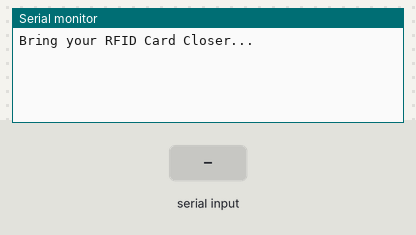
A sketch run on a simulated Arduino Uno, built with avr-gcc and run on an emulated ATmega328P. On the bench: the last lines printed to the serial monitor. Wiring (inferred from the names in the program): DS1307 clock at I2C address 0x68. Inputs (shaded band) come from the test bench. The local clock reads 2024-03-15 10:24:30 at power-on unless the sketch sets it.

Above: at 1.2 s.
1.3 s: "1" received over the second serial link
At 2.3 s:
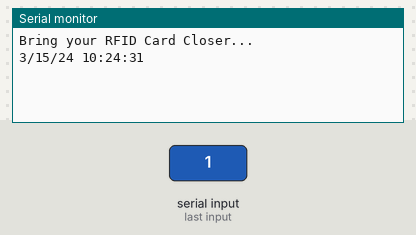
2.8 s: "0" received over the second serial link
At 3.4 s:
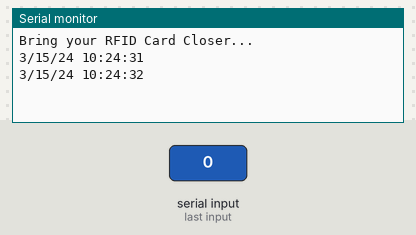
4.3 s: "2" received over the second serial link
At 5.8 s:
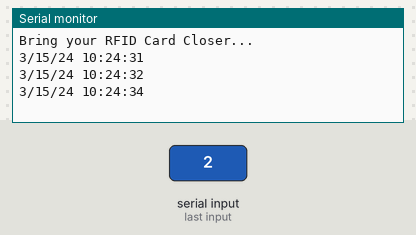

Measured:
- after the input at 1.3 s, the serial monitor: prints a new line at once (image 1)
- after the input at 2.8 s, the serial monitor: prints a new line at once (image 2)
- after the input at 4.3 s, the serial monitor: prints a new line at once (image 3)

The sketch:

rfid_rdm2.ino
```cpp
#include<Wire.h>
#include <SPI.h> // for the RFID and SD card module
#include <SD.h> // for the SD card
#include <RTClib.h> // for the RTC

#include <SoftwareSerial.h>
SoftwareSerial RFID(5,4); // RX and TX

#define DS1307_ADDRESS 0x68


byte bcd2dec (byte val){
  return ((val/16*10)+(val % 16));

  }

int dec2bcd (byte val){
  return ((val/16*10)+(val % 10));

  }


String text;
String CardNumber;

// Create a file to store the data
//File myFile;

// Instance of the class for RTC
RTC_DS1307 rtc;


// Define check in time
const int checkInHour = 9;
const int checkInMinute = 5;

//Variable to hold user check in
int userCheckInHour;
int userCheckInMinute;


void printDate(){

Wire.beginTransmission(DS1307_ADDRESS);
byte zero = 0x00;
Wire.write(zero);
Wire.endTransmission();
Wire.requestFrom(DS1307_ADDRESS ,7);
  int second = bcd2dec(Wire.read()  );
  int minute = bcd2dec(Wire.read());
  int hour =   bcd2dec(Wire.read() &0b111111);
  int weekDay=    bcd2dec(Wire.read());
  int monthDay =    bcd2dec(Wire.read());
  int month =   bcd2dec(Wire.read());
  int year =  bcd2dec(Wire.read());

  Serial.print(month);
  Serial.print("/");
  Serial.print(monthDay);
  Serial.print("/");
  Serial.print(year);
  Serial.print(" ");
  Serial.print(hour);
  Serial.print(":");
  Serial.print(minute);
  Serial.print(":");
  Serial.println(second);


  }


void setup()
{


  Serial.begin(9600);
  RFID.begin(9600);


  Serial.println("Bring your RFID Card Closer...");
  CardNumber = "03001AEAD2";
}
char c;


void loop()
{
  while (RFID.available() > 0) {
     printDate();
    delay(10);
    c = RFID.read();
    text += c;
  }
  if (text.length() > 20)
  check();
  text = "";
}

void check()
{
  text = text.substring(1, 11);
  Serial.println("Card ID : " + text);
  Serial.println("Access ID : " + CardNumber);

  if (CardNumber.indexOf(text) >= 0) {
    Serial.println("Access accepted");
  }
  else {
    Serial.println("Access denied");
  }
  delay(2000);
  Serial.println(" ");
  Serial.println("Bring your RFID card closer …");
}
```
